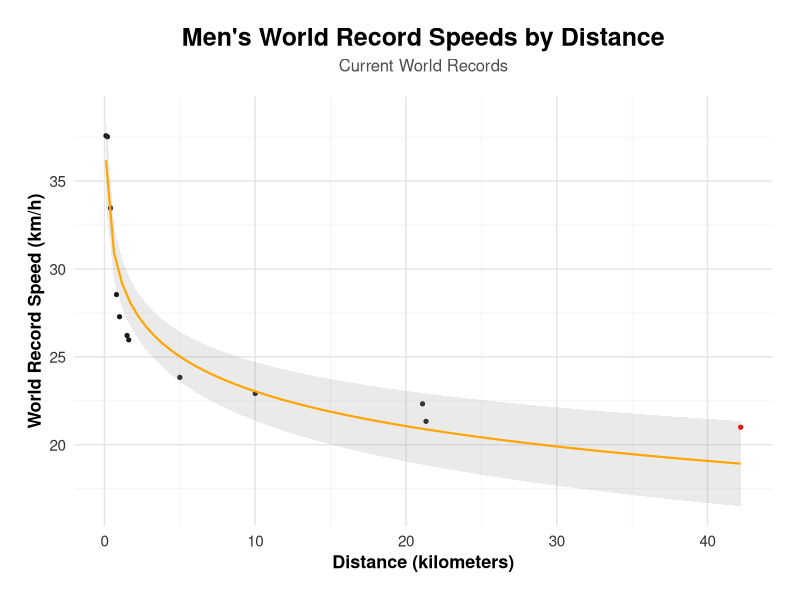
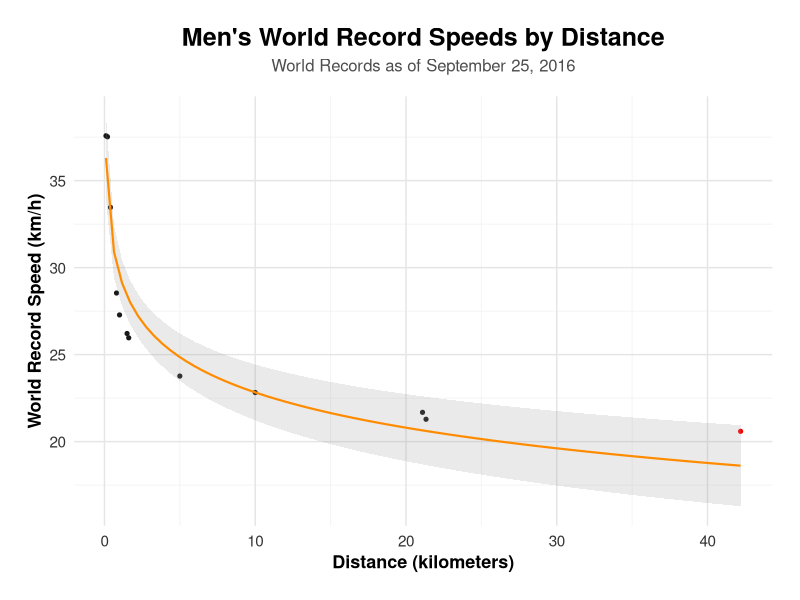
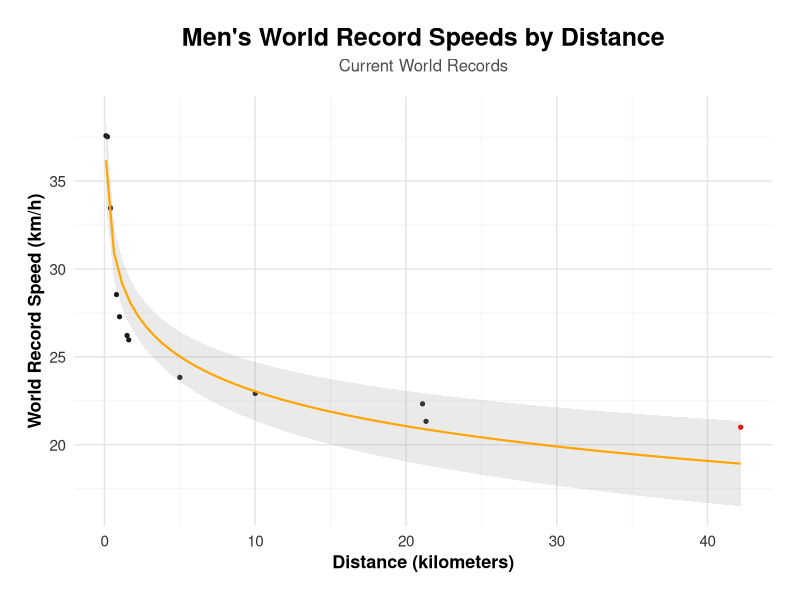
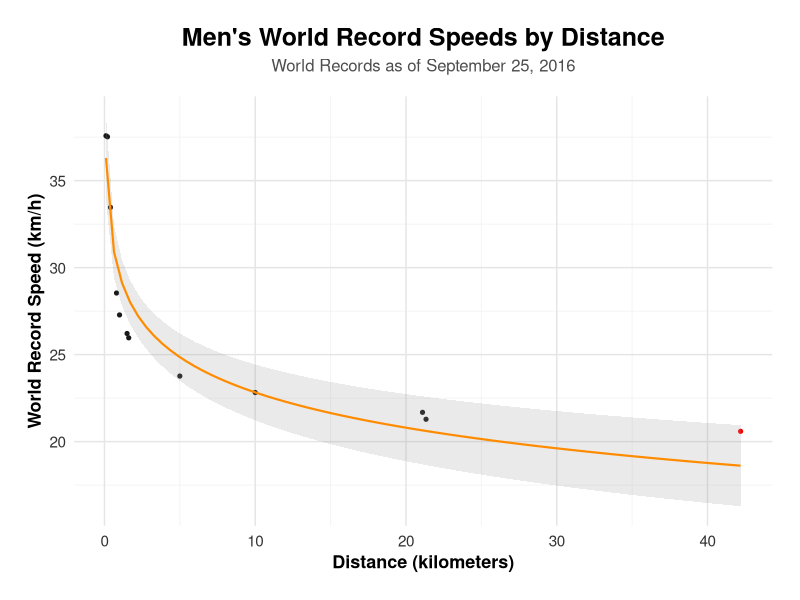

These charts were generated, in order, by the following R code: (Note: this script raises an error after producing the figures.)
## ---- chunk 1
knitr::opts_chunk$set(echo = TRUE)
## ---- chunk 2
library(tidyverse)
## ---- chunk 3
m <- 1609
s <- 3600
m_s_to_mph <- function(m,s){
  (result <- ((m/1000)/(s/(3600))))
}
## ---- chunk 4
library(tidyverse)

# Function to convert m/s to km/h
m_s_to_kmh <- function(distance, time_seconds) {
  speed_ms <- distance / time_seconds
  speed_kmh <- speed_ms * 3.6
  return(speed_kmh)
}

WR_speeds_m <- c(m_s_to_kmh(100,9.58), m_s_to_kmh(200,19.19), m_s_to_kmh(400,43.03),
                 m_s_to_kmh(800,100.91), m_s_to_kmh(1000,131.96), m_s_to_kmh(1500,206),
                 m_s_to_kmh(1609.344,223.13), m_s_to_kmh(5000,755.36), m_s_to_kmh(10000,1571),
                 m_s_to_kmh(21097.5,3402), m_s_to_kmh(21330,3600), m_s_to_kmh(42195,7235))

# Convert distances from meters to kilometers
distances_km <- c(100,200,400,800,1000,1500,1609.344,5000,10000,21097.5,21330,42195) / 1000

WR <- tibble(WR_speeds_m, distances_km)
WR <- WR %>% mutate(point_color = ifelse(distances_km == 42.195, "Marathon", "Other"))

ggplot(WR, aes(distances_km, WR_speeds_m, color = point_color)) + 
  geom_point(size = 1.1) +
  scale_color_manual(values = c("Marathon" = "red", "Other" = "#1A1A1A")) +
  geom_smooth(method = "lm", formula = y ~ I(log(x)), 
              color = "orange", linewidth = 0.75, se = TRUE, alpha = 0.2) + 
  ggtitle("Men's World Record Speeds by Distance",
          subtitle = "Current World Records") + 
  xlab("Distance (kilometers)") + 
  ylab("World Record Speed (km/h)") +
  theme_minimal(base_size = 14) +
  theme(
    plot.title = element_text(face = "bold", size = 18, hjust = 0.5, margin = margin(b = 5)),
    plot.subtitle = element_text(size = 12, hjust = 0.5, color = "grey30", margin = margin(b = 15)),
    axis.title = element_text(face = "bold", size = 13),
    axis.text = element_text(size = 11, color = "grey20"),
    panel.grid.major = element_line(color = "grey90", linewidth = 0.5),
    panel.grid.minor = element_line(color = "grey95", linewidth = 0.3),
    plot.background = element_rect(fill = "white", color = NA),
    panel.background = element_rect(fill = "white", color = NA),
    legend.position = "none",
    plot.margin = margin(20, 20, 20, 20)
  )


ggsave("mens_world_records_current.png", 
       width = 10, 
       height = 7, 
       units = "in",
       dpi = 300)
## ---- chunk 5
library(tidyverse)

# Function to convert m/s to km/h
m_s_to_kmh <- function(distance, time_seconds) {
  speed_ms <- distance / time_seconds
  speed_kmh <- speed_ms * 3.6
  return(speed_kmh)
}

WR_speeds_m <- c(m_s_to_kmh(100,9.58), m_s_to_kmh(200,19.19), m_s_to_kmh(400,43.03),
                 m_s_to_kmh(800,100.91), m_s_to_kmh(1000,131.96), m_s_to_kmh(1500,206),
                 m_s_to_kmh(1609.344,223.13), m_s_to_kmh(5000,757.35),
                 m_s_to_kmh(10000,1577.53),
                 m_s_to_kmh(21097.5,3503), m_s_to_kmh(21285,3600),
                 m_s_to_kmh(42195,7377))

# Convert distances from meters to kilometers
distances_km <- c(100,200,400,800,1000,1500,1609.344,5000,10000,21097.5,21330,42195) / 1000

WR <- tibble(WR_speeds_m, distances_km)
WR <- WR %>% mutate(point_color = ifelse(distances_km == 42.195, "Marathon", "Other"))

ggplot(WR, aes(distances_km, WR_speeds_m, color = point_color)) + 
  geom_point(size = 1.1) +
  scale_color_manual(values = c("Marathon" = "red", "Other" = "#1A1A1A")) +
  geom_smooth(method = "lm", formula = y ~ I(log(x)), 
              color = "#FF8C00", linewidth = 0.75, se = TRUE, alpha = 0.2) + 
  ggtitle("Men's World Record Speeds by Distance",
          subtitle = "World Records as of September 25, 2016") + 
  xlab("Distance (kilometers)") + 
  ylab("World Record Speed (km/h)") +
  theme_minimal(base_size = 14) +
  theme(
    plot.title = element_text(face = "bold", size = 18, hjust = 0.5, margin = margin(b = 5)),
    plot.subtitle = element_text(size = 12, hjust = 0.5, color = "grey30", margin = margin(b = 15)),
    axis.title = element_text(face = "bold", size = 13),
    axis.text = element_text(size = 11, color = "grey20"),
    panel.grid.major = element_line(color = "grey90", linewidth = 0.5),
    panel.grid.minor = element_line(color = "grey95", linewidth = 0.3),
    plot.background = element_rect(fill = "white", color = NA),
    panel.background = element_rect(fill = "white", color = NA),
    legend.position = "none",
    plot.margin = margin(20, 20, 20, 20)
  )

ggsave("mens_world_records_old.png", 
       width = 10, 
       height = 7, 
       units = "in",
       dpi = 300)
## ---- chunk 6
library(tidyverse)

m_s_to_kmh <- function(distance, time_seconds) {
  speed_ms <- distance / time_seconds
  speed_kmh <- speed_ms * 3.6
  return(speed_kmh)
}

R_speeds_w <- c(m_s_to_kmh(100,10.49), m_s_to_kmh(200,21.34), m_s_to_kmh(400,47.60), 
                 m_s_to_kmh(800,113.28), m_s_to_kmh(1000,148.28), m_s_to_kmh(1500,230.07),
                 m_s_to_kmh(1609.344,252.56), m_s_to_kmh(3000,491.06), 
                 m_s_to_kmh(3218.688,538.58), m_s_to_kmh(5000,851.15), 
                 m_s_to_kmh(10000,1771.78), m_s_to_kmh(21097.5,3909), 
                 m_s_to_kmh(18930,3600), m_s_to_kmh(42195,8125))

distances_km <- c(100,200,400,800,1000,1500,1609.344,3000,3218.688,5000,10000,21097.5,18930,42195) / 1000

WR <- tibble(WR_speeds_w = R_speeds_w, distances)
WR <- WR %>% mutate(point_color = ifelse(distances == 42.195, "Marathon", "Other"))

ggplot(WR, aes(distances_km, WR_speeds_w, color = point_color)) +
  geom_point(size = 1.1) +
  scale_color_manual(values = c("Marathon" = "red", "Other" = "#1A1A1A")) +
  geom_smooth(method = "lm", formula = y ~ I(log(x)), 
              color = "#FF8C00", linewidth = 0.75, se = TRUE, alpha = 0.15) + 
  ggtitle("Women's World Record Speeds by Distance",
          subtitle = "World Records as of September 25, 2016") + 
  xlab("Distance (kilometers)") + 
  ylab("World Record Speed (km/h)") +
  theme_minimal(base_size = 14) +
  theme(
    plot.title = element_text(face = "bold", size = 18, hjust = 0.5, margin = margin(b = 5)),
    plot.subtitle = element_text(size = 12, hjust = 0.5, color = "grey30", margin = margin(b = 15)),
    axis.title = element_text(face = "bold", size = 13),
    axis.text = element_text(size = 11, color = "grey20"),
    panel.grid.major = element_line(color = "grey90", linewidth = 0.5),
    panel.grid.minor = element_line(color = "grey95", linewidth = 0.3),
    plot.background = element_rect(fill = "white", color = NA),
    panel.background = element_rect(fill = "white", color = NA),
    legend.position = "none",
    plot.margin = margin(20, 20, 20, 20)
  )

ggsave("womens_world_records_current.png", 
       width = 10, 
       height = 7, 
       units = "in",
       dpi = 300)
## ---- chunk 7
library(tidyverse)

m_s_to_kmh <- function(distance, time_seconds) {
  speed_ms <- distance / time_seconds
  speed_kmh <- speed_ms * 3.6
  return(speed_kmh)
}

R_speeds_w <- c(m_s_to_kmh(100,10.49), m_s_to_kmh(200,21.34), m_s_to_kmh(400,47.60), 
                 m_s_to_kmh(800,113.28), m_s_to_kmh(1000,148.28), m_s_to_kmh(1500,229.04),
                 m_s_to_kmh(1609.344,247.64), m_s_to_kmh(3000,491.06), 
                 m_s_to_kmh(3218.688,538.58), m_s_to_kmh(5000,840.21), 
                 m_s_to_kmh(10000,1734), m_s_to_kmh(21097.5,3772), 
                 m_s_to_kmh(18930,3600), m_s_to_kmh(42195,7796))
distances <- c(100,200,400,800,1000,1500,1609.344,3000,3218.688,5000,10000,21097.5,18930,42195)/1000

WR <- tibble(WR_speeds_w = R_speeds_w, distances)
WR <- WR %>% mutate(point_color = ifelse(distances == 42.195, "Marathon", "Other"))

ggplot(WR, aes(distances, WR_speeds_w, color = point_color)) +
  geom_point(size = 1.1) +
  scale_color_manual(values = c("Marathon" = "red", "Other" = "#1A1A1A")) +
  geom_smooth(method = "lm", formula = y ~ I(log(x)), 
              color = "#FF8C00", linewidth = 0.75, se = TRUE, alpha = 0.15) + 
  ggtitle("Women's World Record Speeds by Distance",
          subtitle = "Current World Records") + 
  xlab("Distance (meters)") + 
  ylab("World Record Speed (km/h)") +
  theme_minimal(base_size = 14) +
  theme(
    plot.title = element_text(face = "bold", size = 18, hjust = 0.5, margin = margin(b = 5)),
    plot.subtitle = element_text(size = 12, hjust = 0.5, color = "grey30", margin = margin(b = 15)),
    axis.title = element_text(face = "bold", size = 13),
    axis.text = element_text(size = 11, color = "grey20"),
    panel.grid.major = element_line(color = "grey90", linewidth = 0.5),
    panel.grid.minor = element_line(color = "grey95", linewidth = 0.3),
    plot.background = element_rect(fill = "white", color = NA),
    panel.background = element_rect(fill = "white", color = NA),
    legend.position = "none",
    plot.margin = margin(20, 20, 20, 20)
  )

ggsave("womens_world_records_old.png", 
       width = 10, 
       height = 7, 
       units = "in",
       dpi = 300)
